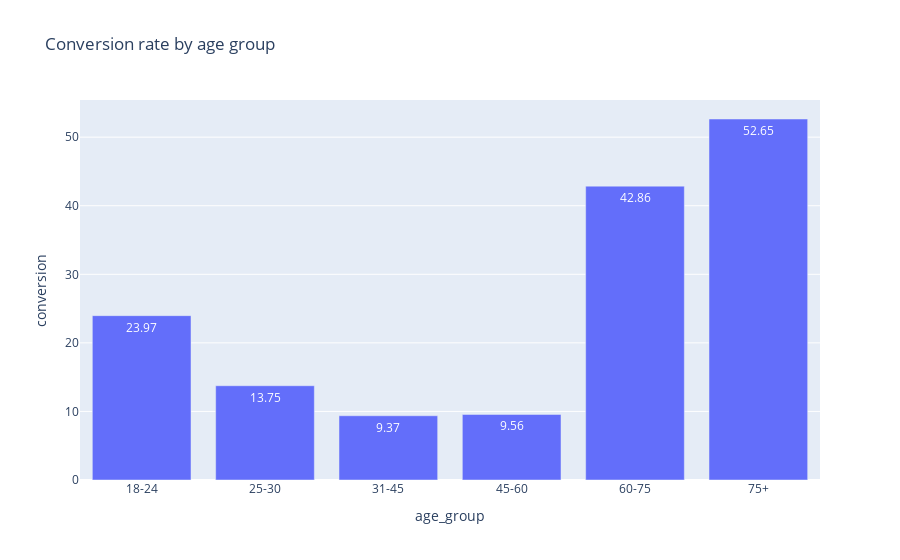

Notebook source saved alongside this figure:
### Code cell
# plot on bar chart
fig = px.bar(conversion_by_agegroup, x="age_group",y="conversion", title="Conversion rate by age group", text="conversion")
fig.show()

### Figure 1 — Plotly figure (JSON) as saved in the notebook; plotly's stock layout.template omitted (floating-point values rounded to 4 significant figures)
{"data": [{"alignmentgroup": "True", "hovertemplate": "age_group=%{x}<br>conversion=%{text}<extra></extra>", "legendgroup": "", "marker": {"color": "#636efa", "pattern": {"shape": ""}}, "name": "", "offsetgroup": "", "orientation": "v", "showlegend": false, "text": [23.97, 13.75, 9.37, 9.56, 42.86, 52.65], "textposition": "auto", "type": "bar", "x": ["18-24", "25-30", "31-45", "45-60", "60-75", "75+"], "xaxis": "x", "y": [23.97, 13.75, 9.37, 9.56, 42.86, 52.65], "yaxis": "y"}], "layout": {"barmode": "relative", "legend": {"tracegroupgap": 0}, "title": {"text": "Conversion rate by age group"}, "xaxis": {"anchor": "y", "domain": [0, 1], "title": {"text": "age_group"}}, "yaxis": {"anchor": "x", "domain": [0, 1], "title": {"text": "conversion"}}}}
